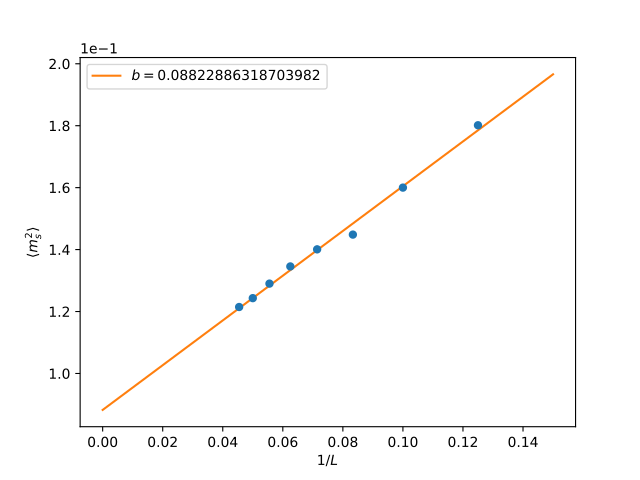

Write Python code to recreate this figure.
import numpy as np
import matplotlib.pyplot as plt
from qmc_sse import simulate
from tqdm import tqdm

N5 = 8
beta5 = 2**10
T5 = 1/beta5
L5 = np.arange(N5, dtype=np.int32)*2 + 8
res5 = []
err5 = []
for i in tqdm(range(N5)):
    r, e = simulate(2, L5[i], beta5, 1000, 5000)
    res5.append(r)
    err5.append(e)
res5 = np.array(res5)
err5 = np.array(err5)

a, b = np.polyfit(1/L5, res5[:, 3], 1)
print(a, b)
print(err5[:, 3])

plt.errorbar(1/L5, res5[:, 3], yerr=err5[:, 3], fmt='o', lw=0.8, mew=0.01)
plt.plot(np.linspace(0, 0.15), a*np.linspace(0, 0.15)+b, label=rf'$b={b}$')
plt.xlabel(r'$1/L$')
plt.ylabel(r'$\langle m_s^2 \rangle$')
plt.ticklabel_format(style='sci', scilimits=(0,0), axis='y')
plt.legend()
plt.savefig('2D_ms_L.pdf')
plt.show()
